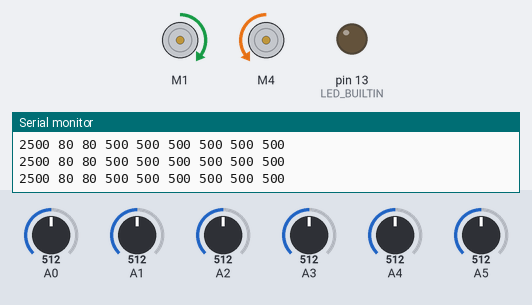
This sketch was run on a simulated Arduino Uno, built with avr-gcc and run on an emulated ATmega328P. Shown: 2 × DC motor (green arrow = forward, orange = backward, longer = faster), output pins drawn as LEDs (lit = HIGH), the last lines printed to the serial monitor. The test bench sets the inputs (shaded band); at power-on: A2 = 512, A0 = 512, A4 = 512, A5 = 512, A1 = 512, A3 = 512.

Above: at 12.2 s.
12.3 s: A2 set to 30
At 13.4 s:
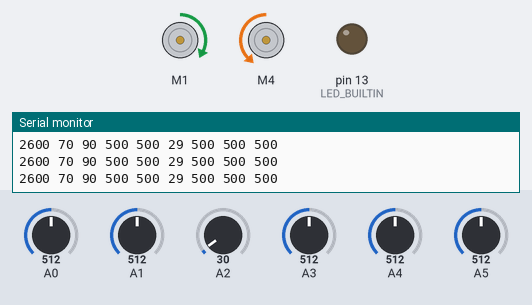
13.8 s: A0 set to 432
At 14.4 s:
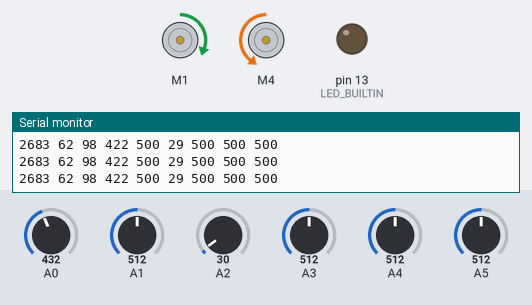
16.8 s: A0 set to 402
At 17.8 s:
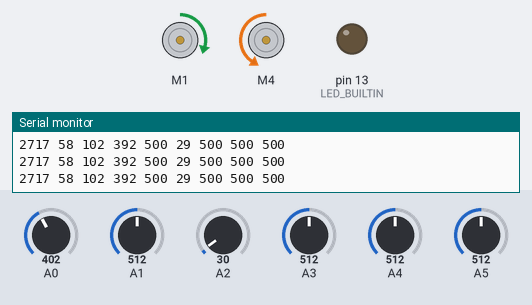
18.3 s: A4 set to 140
At 18.9 s:
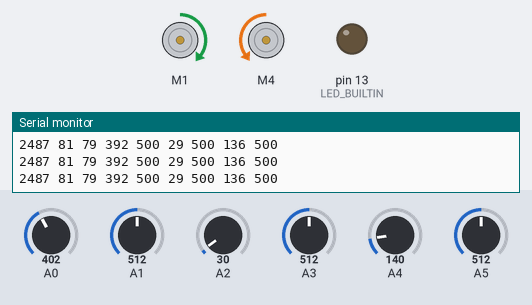
19.8 s: A5 set to 382
At 21.1 s:
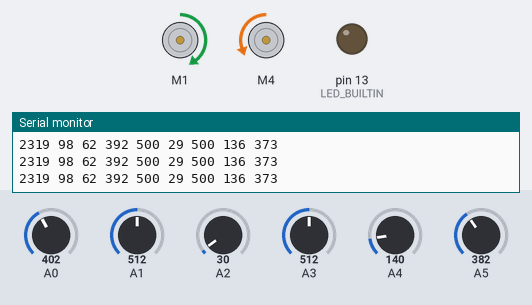
22.8 s: A5 set to 357
At 23.3 s:
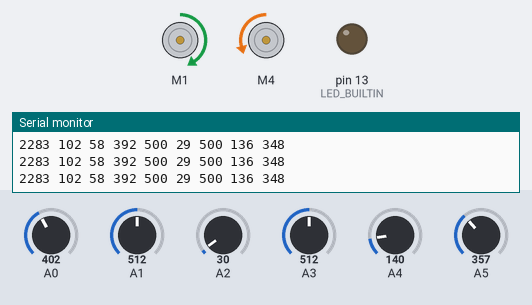
Timing chart, 0 to 25.3 s (numbered marks = the images above; inputs shaded):
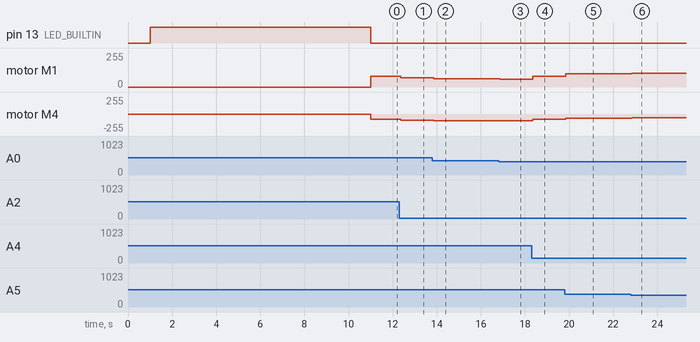

The sketch:

line_follower_pid_working.ino
```cpp
#include <AFMotor.h>    //Adafruit Motor Shield Library. First you must download and install AFMotor library
#include <QTRSensors.h> //Pololu QTR Sensor Library. First you must download and install QTRSensors library

AF_DCMotor motor1(1); //create motor #1 using M1 output on Motor Drive Shield, set to 1kHz PWM frequency
AF_DCMotor motor2(4); //create motor #2 using M2 output on Motor Drive Shield, set to 1kHz PWM frequency

QTRSensors qtr;
const uint8_t SensorCount = 6;
uint16_t sensorValues[SensorCount];
float Kp =0.102;
float Ki =0;
float Kd =0;
int P;
int I;
int D;
int lastError = 0;

const uint8_t maxspeeda = 150;
const uint8_t maxspeedb = 150;
const uint8_t basespeeda = 80;
const uint8_t basespeedb = 80;


void forward_brake(int posa, int posb) {
    motor1.setSpeed(posa);
    motor2.setSpeed(posb);
    motor1.run(FORWARD);
    motor2.run(BACKWARD);

}
void PID_control() {
  uint16_t position = qtr.readLineBlack(sensorValues);
  int error = 2500 - position;
  Serial.print(position);
  Serial.print(' ');


  P = error;
  I = I + error;
  D = error - lastError;
  lastError = error;
  //int motorspeed = P*Kp + I*Ki
  int motorspeed = P*Kp + D*Kd;
  //Serial.print("Position:");
  //Serial.print(position);
  //Serial.print("P:");
  //Serial.print(P);
  //Serial.print("I:");
  //Serial.print(I);
  //Serial.print("D:");
  //Serial.println(D);
  int motorspeeda = basespeeda + motorspeed;
  int motorspeedb = basespeedb - motorspeed;

  if (motorspeeda > maxspeeda) {
    motorspeeda = maxspeeda;
  }
  if (motorspeedb > maxspeedb) {
    motorspeedb = maxspeedb;
  }
  if (motorspeeda < 0) {
    motorspeeda = 0;
  }
  if (motorspeedb < 0) {
    motorspeedb = 0;
  }
  Serial.print(motorspeeda);
  Serial.print(' ');
  Serial.print(motorspeedb);
  Serial.print(' ');
  for (uint8_t i = 0; i < SensorCount; i++)
  {
    Serial.print(sensorValues[i]);
    Serial.print(' ');
  }
  Serial.println();
  forward_brake(motorspeeda, motorspeedb);
}
void calibration() {
  digitalWrite(LED_BUILTIN, HIGH);
  for (uint16_t i = 0; i < 400; i++)
  {
    qtr.calibrate();
  }
  digitalWrite(LED_BUILTIN, LOW);
}
void setup() {

  Serial.begin(9600);
  delay(1000);
  qtr.setTypeAnalog();
  qtr.setSensorPins((const uint8_t[]){A0,A1,A2,A3,A4,A5}, SensorCount);
  pinMode(LED_BUILTIN, OUTPUT);
  calibration();
  forward_brake(0, 0);
}


void loop() {
    PID_control();
}
```

Measured:
- after the input at 12.3 s, motor M1: forward 80/255 → forward 70/255 after 0.06 s; motor M4: backward 80/255 → backward 90/255 after 0.06 s
- after the input at 13.8 s, motor M1: forward 70/255 → forward 62/255 after 0.06 s; motor M4: backward 90/255 → backward 98/255 after 0.06 s
- after the input at 16.8 s, motor M1: forward 62/255 → forward 58/255 after 0.06 s; motor M4: backward 98/255 → backward 102/255 after 0.06 s
- after the input at 18.3 s, motor M1: forward 58/255 → forward 81/255 after 0.06 s; motor M4: backward 102/255 → backward 79/255 after 0.06 s
- after the input at 19.8 s, motor M1: forward 81/255 → forward 98/255 after 0.05 s; motor M4: backward 79/255 → backward 62/255 after 0.05 s
- after the input at 22.8 s, motor M1: forward 98/255 → forward 102/255 after 0.05 s; motor M4: backward 62/255 → backward 58/255 after 0.05 s
